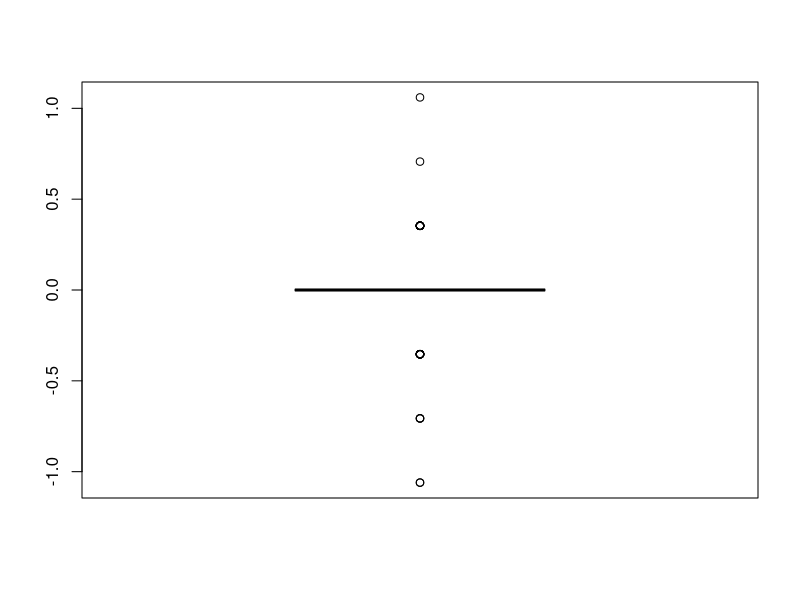
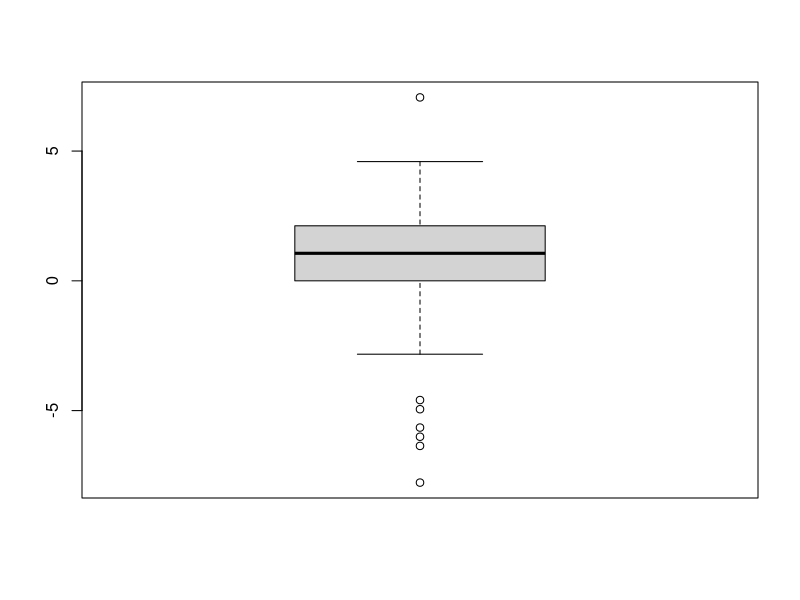
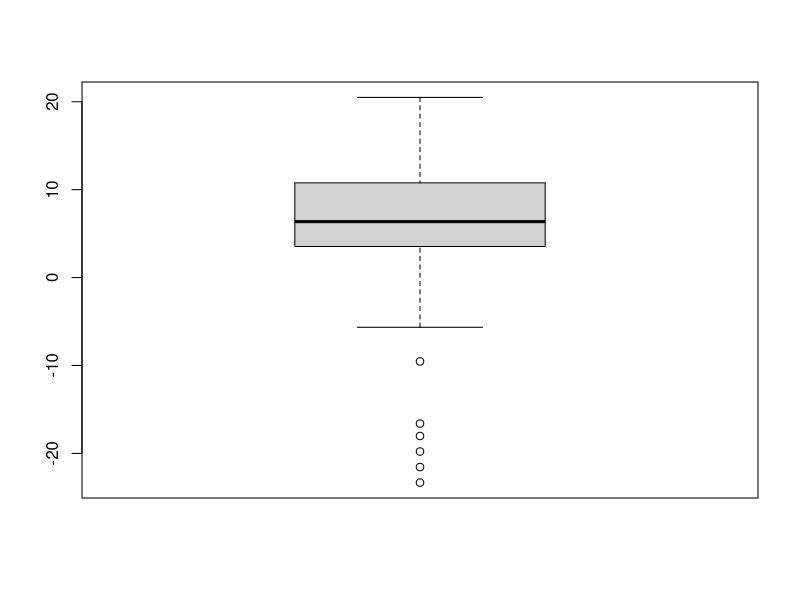
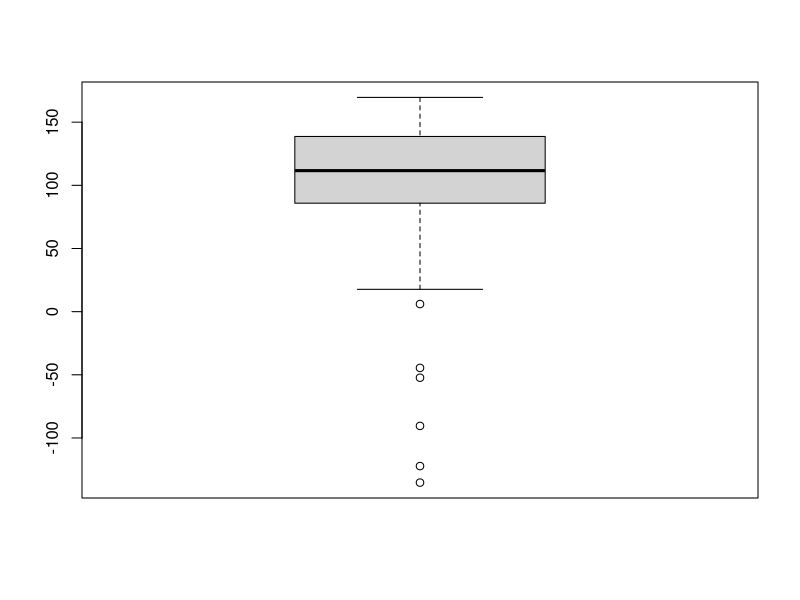
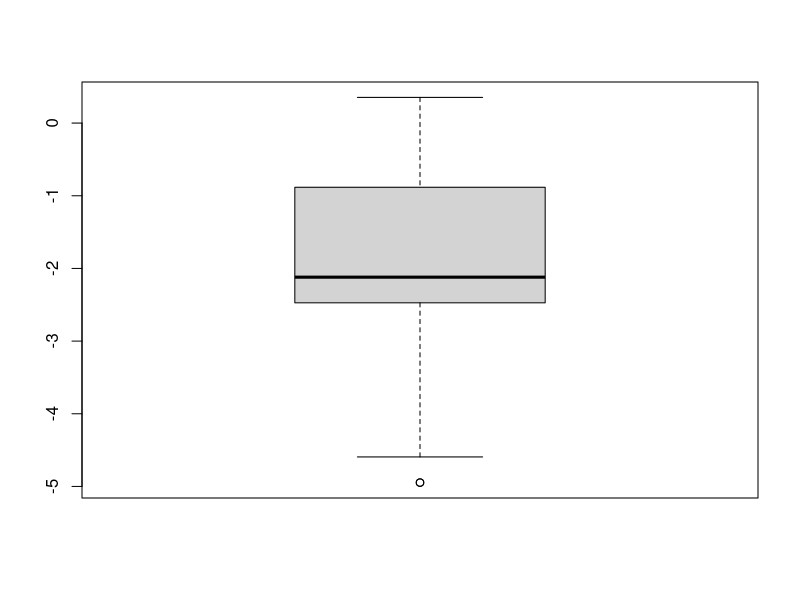
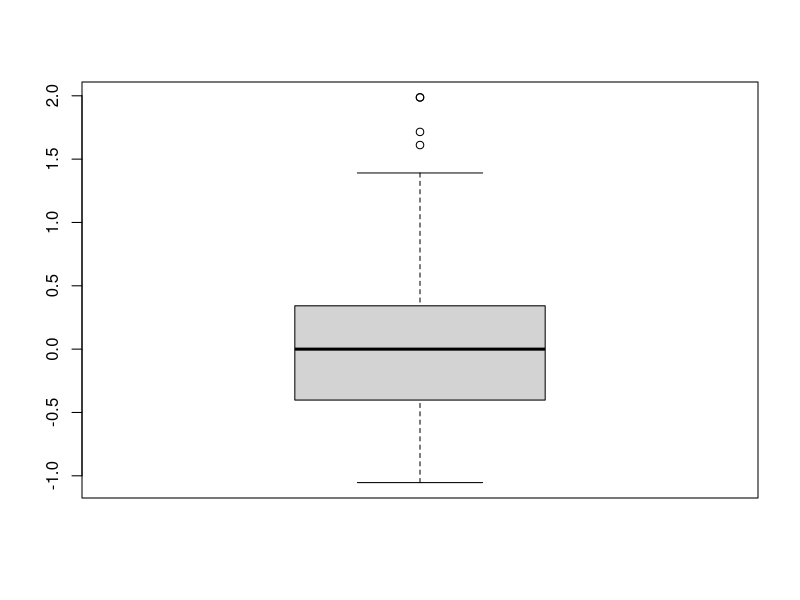
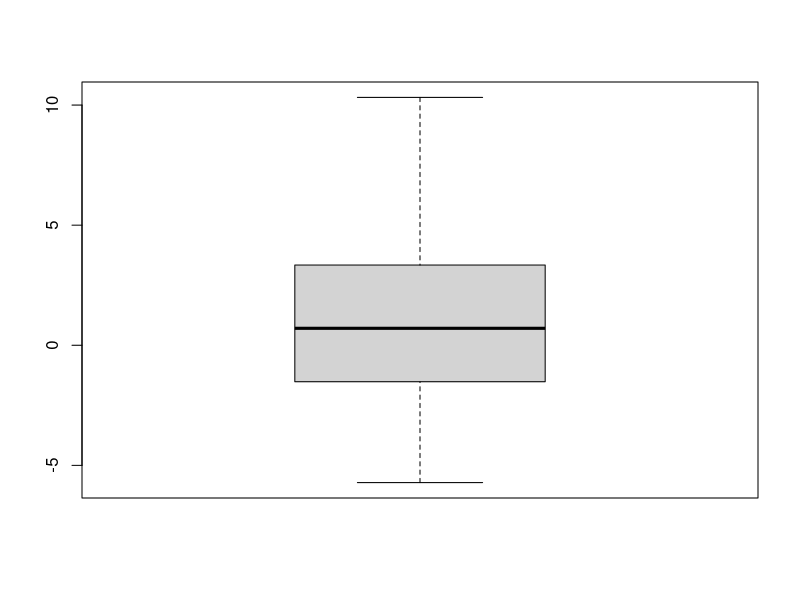
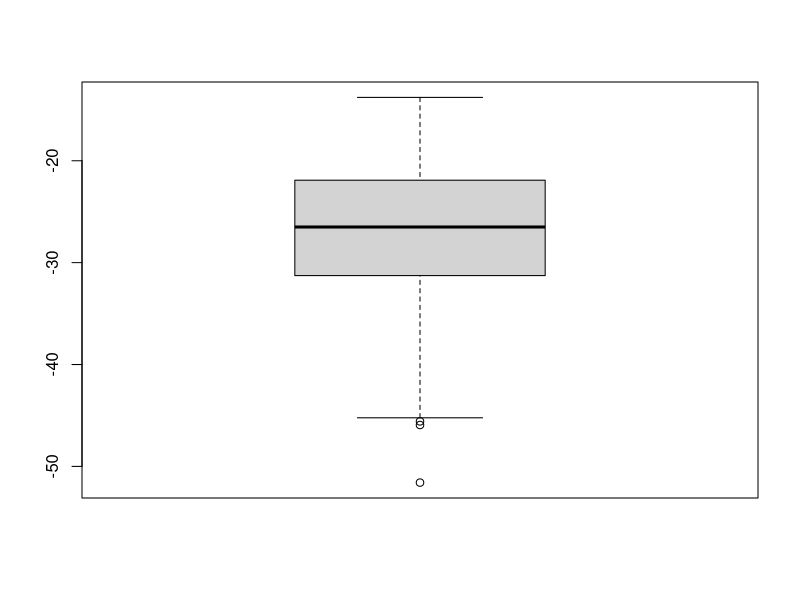

Recreate these plots in R, in order. (Note: this script raises an error after producing the figures.)
## ---- chunk 1
library(knitr)
opts_chunk$set(background='gray80', tidy=FALSE, cache=FALSE)
## ---- chunk 2
calibrate <- read.delim('calibrate/combined.txt', sep='\t', head=TRUE)
part <- read.delim('subjectCounts/particlesCombined.txt', head=TRUE, sep='\t')
names(part)
## ---- chunk 3
identical(calibrate$dataTimeSupply, calibrate$dataTimeInside)
dateTime <- calibrate$dataTimeSupply
ach <- calibrate$ACH
## ---- chunk 4
head(calibrate)
calibrate <- calibrate[, c(2:7, 9:14)]/2.83
calibrate$dateTime <- dateTime
calibrate$ach <- ach
## ---- chunk 5
ach0 <- calibrate[calibrate$ach == 0, ]
ach1 <- calibrate[calibrate$ach == 1, ]
ach3 <- calibrate[calibrate$ach == 3, ]
dim(ach0); dim(ach1); dim(ach3)
## ---- chunk 6
mean(ach0$Ch6DiffInside - ach0$Ch6DiffSupply)
boxplot(ach0$Ch6DiffInside - ach0$Ch6DiffSupply)
t.test(ach0$Ch6DiffInside - ach0$Ch6DiffSupply)
## ---- chunk 7
mean(ach0$Ch5DiffInside - ach0$Ch5DiffSupply)
boxplot(ach0$Ch5DiffInside - ach0$Ch5DiffSupply)
t.test(ach0$Ch5DiffInside - ach0$Ch5DiffSupply)
## ---- chunk 8
mean(ach0$Ch4DiffInside - ach0$Ch4DiffSupply)
boxplot(ach0$Ch4DiffInside - ach0$Ch4DiffSupply)
t.test(ach0$Ch4DiffInside - ach0$Ch4DiffSupply)
## ---- chunk 9
mean(ach0$Ch3DiffInside - ach0$Ch3DiffSupply)
boxplot(ach0$Ch3DiffInside - ach0$Ch3DiffSupply)
t.test(ach0$Ch3DiffInside - ach0$Ch3DiffSupply)
## ---- chunk 10
cor.test(ach1$Ch6DiffInside, ach1$Ch6DiffSupply)
cor.test(ach1$Ch6DiffInside[-1], ach1$Ch6DiffSupply[-91])
cor.test(ach1$Ch6DiffInside[-c(1:2)], ach1$Ch6DiffSupply[-c(90:91)])
cor.test(ach1$Ch6DiffInside[-c(1:3)], ach1$Ch6DiffSupply[-c(89:91)])  # best fit but weak.
cor.test(ach1$Ch6DiffInside[-c(1:4)], ach1$Ch6DiffSupply[-c(88:91)])
## ---- chunk 11
cor.test(ach1$Ch5DiffInside, ach1$Ch5DiffSupply)
cor.test(ach1$Ch5DiffInside[-1], ach1$Ch5DiffSupply[-91])
cor.test(ach1$Ch5DiffInside[-c(1:2)], ach1$Ch5DiffSupply[-c(90:91)])
cor.test(ach1$Ch5DiffInside[-c(1:3)], ach1$Ch5DiffSupply[-c(89:91)])  
cor.test(ach1$Ch5DiffInside[-c(1:4)], ach1$Ch5DiffSupply[-c(88:91)])  # best fit
cor.test(ach1$Ch5DiffInside[-c(1:5)], ach1$Ch5DiffSupply[-c(87:91)])
## ---- chunk 12
cor.test(ach1$Ch4DiffInside, ach1$Ch4DiffSupply)
cor.test(ach1$Ch4DiffInside[-1], ach1$Ch4DiffSupply[-91])
cor.test(ach1$Ch4DiffInside[-c(1:2)], ach1$Ch4DiffSupply[-c(90:91)])
cor.test(ach1$Ch4DiffInside[-c(1:3)], ach1$Ch4DiffSupply[-c(89:91)])  
cor.test(ach1$Ch4DiffInside[-c(1:4)], ach1$Ch4DiffSupply[-c(88:91)])  
cor.test(ach1$Ch4DiffInside[-c(1:5)], ach1$Ch4DiffSupply[-c(87:91)])  
## ---- chunk 13
cor.test(ach1$Ch3DiffInside, ach1$Ch3DiffSupply)
cor.test(ach1$Ch3DiffInside[-1], ach1$Ch3DiffSupply[-91])
cor.test(ach1$Ch3DiffInside[-c(1:2)], ach1$Ch3DiffSupply[-c(90:91)])
cor.test(ach1$Ch3DiffInside[-c(1:3)], ach1$Ch3DiffSupply[-c(89:91)])  
cor.test(ach1$Ch3DiffInside[-c(1:4)], ach1$Ch3DiffSupply[-c(88:91)])  
cor.test(ach1$Ch3DiffInside[-c(1:5)], ach1$Ch3DiffSupply[-c(87:91)])  
## ---- chunk 14
zeros <- which(ach1$Ch6DiffSupply == 0 | ach1$Ch6DiffInside == 0)
ch6ach1LRR <- mean(ach1$Ch6DiffSupply[-zeros] / ach1$Ch6DiffInside[-zeros])
boxplot(ach1$Ch6DiffInside - ach1$Ch6DiffSupply)
boxplot(ach1$Ch6DiffInside - ach1$Ch6DiffSupply/ch6ach1LRR)
t.test(ach1$Ch6DiffInside - ach1$Ch6DiffSupply)
t.test(ach1$Ch6DiffInside - ach1$Ch6DiffSupply/ch6ach1LRR)
## ---- chunk 15
# zeros <- which(ach1$Ch5DiffSupply == 0 | ach1$Ch5DiffInside == 0)
ch5ach1LRR <- mean(ach1$Ch5DiffSupply / ach1$Ch5DiffInside)
boxplot(ach1$Ch5DiffInside - ach1$Ch5DiffSupply/ch5ach1LRR)
boxplot(ach1$Ch5DiffInside - ach1$Ch5DiffSupply)
t.test(ach1$Ch5DiffInside - ach1$Ch5DiffSupply)
t.test(ach1$Ch5DiffInside - ach1$Ch5DiffSupply/ch5ach1LRR)
## ---- chunk 16
mean(ach1$Ch5DiffInside[-c(1:4)] - ach1$Ch5DiffSupply[-c(88:91)])
sd(ach1$Ch5DiffInside[-c(1:4)] - ach1$Ch5DiffSupply[-c(88:91)])
boxplot(ach1$Ch5DiffInside[-c(1:4)] - ach1$Ch5DiffSupply[-c(88:91)])
t.test(ach1$Ch5DiffInside[-c(1:4)] - ach1$Ch5DiffSupply[-c(88:91)])
## ---- chunk 17
ch4ach1LRR <- mean(ach1$Ch4DiffSupply / ach1$Ch4DiffInside)
boxplot(ach1$Ch4DiffInside - ach1$Ch4DiffSupply)
boxplot(ach1$Ch4DiffInside - ach1$Ch4DiffSupply/ch4ach1LRR)
t.test(ach1$Ch4DiffInside - ach1$Ch4DiffSupply)
t.test(ach1$Ch4DiffInside - ach1$Ch4DiffSupply/ch4ach1LRR)
## ---- chunk 18
mean(ach1$Ch4DiffInside[-c(1:5)] - ach1$Ch4DiffSupply[-c(87:91)])
sd(ach1$Ch4DiffInside[-c(1:5)] - ach1$Ch4DiffSupply[-c(87:91)])
boxplot(ach1$Ch4DiffInside - ach1$Ch4DiffSupply)
t.test(ach1$Ch4DiffInside - ach1$Ch4DiffSupply)
## ---- chunk 19
ch3ach1LRR <- mean(ach1$Ch3DiffSupply / ach1$Ch3DiffInside)
boxplot(ach1$Ch3DiffInside - ach1$Ch3DiffSupply)
boxplot(ach1$Ch3DiffInside - ach1$Ch3DiffSupply/ch3ach1LRR)
t.test(ach1$Ch3DiffInside - ach1$Ch3DiffSupply)
t.test(ach1$Ch3DiffInside - ach1$Ch3DiffSupply/ch3ach1LRR)
## ---- chunk 20
part[, c(4:15, 17:28)] <- part[, c(4:15, 17:28)]/2.8
part$subTreat <- factor(paste0(part$subject, part$treatment))
part$diff10 <- part$Ch6DiffInside - part$Ch6DiffSupply/ch6ach1LRR
part$diff510 <- part$Ch5DiffInside - part$Ch5DiffSupply/ch5ach1LRR
part$diff35 <- part$Ch4DiffInside - part$Ch4DiffSupply/ch4ach1LRR
part$diff13 <- part$Ch3DiffInside - part$Ch3DiffSupply/ch3ach1LRR
## ---- chunk 21
plot(jitter(c(0, part$Ch6DiffInside)) ~ jitter(c(part$Ch6DiffSupply, 0)))
segments(0,0,100,100)
cor.test(c(0, part$Ch6DiffInside), c(part$Ch6DiffSupply, 0))


test <- part[part$subTreat == 's8low', ]

cor.test(test$Ch6DiffInside, test$Ch6DiffSupply)
plot(jitter(test$Ch6DiffInside), jitter(test$Ch6DiffSupply))

cor.test(test$Ch6DiffInside[2:90], test$Ch6DiffSupply[1:89])
plot(jitter(test$Ch6DiffInside[2:90]), jitter(test$Ch6DiffSupply[1:89]))

cor.test(test$Ch6DiffInside[3:90], test$Ch6DiffSupply[1:88])
plot(jitter(test$Ch6DiffInside[3:90]), jitter(test$Ch6DiffSupply[1:88]))

cor.test(test$Ch6DiffInside[4:90], test$Ch6DiffSupply[1:87])
plot(jitter(test$Ch6DiffInside[4:90]), jitter(test$Ch6DiffSupply[1:87]))

cor.test(test$Ch6DiffInside[5:90], test$Ch6DiffSupply[1:86])
plot(jitter(test$Ch6DiffInside[5:90]), jitter(test$Ch6DiffSupply[1:86]))

##
plot(jitter(c(0, part$Ch5DiffInside)) ~ jitter(c(part$Ch5DiffSupply, 0)))
segments(0,0,100,100)
cor.test(c(0, part$Ch5DiffInside), c(part$Ch5DiffSupply, 0))

cor.test(test$Ch5DiffInside, test$Ch5DiffSupply)
plot(jitter(test$Ch5DiffInside), jitter(test$Ch5DiffSupply))

cor.test(test$Ch5DiffInside[2:90], test$Ch5DiffSupply[1:89])
plot(jitter(test$Ch5DiffInside[2:90]), jitter(test$Ch5DiffSupply[1:89]))

cor.test(test$Ch5DiffInside[3:90], test$Ch5DiffSupply[1:88])
plot(jitter(test$Ch5DiffInside[3:90]), jitter(test$Ch5DiffSupply[1:88]))

cor.test(test$Ch5DiffInside[4:90], test$Ch5DiffSupply[1:87])
plot(jitter(test$Ch5DiffInside[4:90]), jitter(test$Ch5DiffSupply[1:87]))

cor.test(test$Ch5DiffInside[5:90], test$Ch5DiffSupply[1:86])
plot(jitter(test$Ch5DiffInside[5:90]), jitter(test$Ch5DiffSupply[1:86]))

## ---- chunk 22
part <- part[, c('subTreat', 'diff10', 'diff510', 'diff35', 'diff13')]
## ---- chunk 23
dim(part)
## ---- chunk 24
cols <- rep('tomato', 10)
cols[c(1, 5, 6, 8)] <- 'cornflowerblue'
#males <- c(1, 5, 6, 8)
#females <- c(2, 3, 4, 7)
## ---- chunk 25
for (i in 1:nlevels(part$subTreat)) {
	lev <- levels(part$subTreat)[i]
	assign(lev, part[part$subTreat == lev, ])
	}
	
list.Low <- ls(pattern = 'low')
list.High <- ls(pattern = 'high')

## ---- chunk 26
for (i in 1:length(list.Low)) {
	print(dim(get(list.Low[i])))
	}
for (i in 1:length(list.High)) {
	print(dim(get(list.High[i])))
	}
## ---- chunk 27
plot(s1low$diff10, type='l')
plot(s1high$diff10, type='l')
## ---- chunk 28
## Low
Agg18 <- rep(letters[1:18], each = 5)
for (i in 1:length(list.Low)) {
	name <- paste("agg.", list.Low[i], sep = "")
	assign(name, aggregate(get(list.Low[i])[, -1], by = list(Agg18), FUN = "sum"))
}

Agg.df <- data.frame(matrix(0, 0, 5))
Aggs <- ls(pattern = "agg.")
for (i in 1:length(Aggs)) {
	Agg.tmp <- get(Aggs[i])
	# print(get(Aggs[i]))
	Agg.df <- data.frame(rbind(Agg.df, 
		data.frame(rep(letters[i], nrow(Agg.tmp)), 
			Agg.tmp[, 2:5])))

}
names(Agg.df)[1] <- 'group'
# Agg.df

rm(list=ls(pattern='agg.'))
## ---- chunk 29


## High
Agg18 <- rep(letters[1:18], each = 5)
for (i in 1:length(list.High)) {
	name <- paste("agg.", list.High[i], sep = "")
	assign(name, aggregate(get(list.High[i])[, -1], by = list(Agg18), FUN = "sum"))
}

Agg.df.High <- data.frame(matrix(0, 0, 5))
Aggs <- ls(pattern = "agg.")
for (i in 1:length(Aggs)) {
	Agg.tmp <- get(Aggs[i])
	# print(get(Aggs[i]))
	Agg.df.High <- data.frame(rbind(Agg.df.High, 
		data.frame(rep(letters[i], nrow(Agg.tmp)), 
			Agg.tmp[, 2:5])))

}
names(Agg.df.High)[1] <- 'group'
# Agg.df.High
## ---- chunk 30
boxplot(Agg.df$diff10 ~ Agg.df$group, cex=.6, col=cols, pch=16, 
	las=1, xaxt='n', 
	ylab='')
mtext(expression(paste('Particles (>10', mu, 'm) L' ^{-1},  ' min' ^{-1})), 
	side=2, line=2)
abline(h=0, col='gray', lty=3, lwd=2)
mtext('People', side=1)
mtext(c('Men', 'Women'), side=1, at=c(3.5, 5.5), line=1.5, font=2, cex=1.4,
	col=c('cornflowerblue', 'tomato'))
## ---- chunk 31
boxplot(Agg.df.High$diff10 ~ Agg.df.High$group, cex=.6, col=cols, pch=16, 
	las=1, xaxt='n', 
	ylab='')
mtext(expression(paste('Particles (>10', mu, 'm) L' ^{-1},  ' min' ^{-1})), 
	side=2, line=2)
abline(h=0, col='gray', lty=3, lwd=2)
mtext('People', side=1)
mtext(c('Men', 'Women'), side=1, at=c(3.5, 5.5), line=1.5, font=2, cex=1.4,
	col=c('cornflowerblue', 'tomato'))

## ---- chunk 32


boxplot(Agg.df$diff510 ~ Agg.df$group, cex=.6, col=cols, pch=16, 
	las=1, xaxt='n', 
	ylab='')
mtext(expression(paste('Particles (>10', mu, 'm) L' ^{-1},  ' min' ^{-1})), 
	side=2, line=2)
abline(h=0, col='gray', lty=3, lwd=2)
mtext('People', side=1)
mtext(c('Men', 'Women'), side=1, at=c(3.5, 5.5), line=1.5, font=2, cex=1.4,
	col=c('cornflowerblue', 'tomato'))
## ---- chunk 33
boxplot(Agg.df.High$diff510 ~ Agg.df.High$group, cex=.6, col=cols, pch=16, 
	las=1, xaxt='n', 
	ylab='')
mtext(expression(paste('Particles (>10', mu, 'm) L' ^{-1},  ' min' ^{-1})), 
	side=2, line=2)
abline(h=0, col='gray', lty=3, lwd=2)
mtext('People', side=1)
mtext(c('Men', 'Women'), side=1, at=c(3.5, 5.5), line=1.5, font=2, cex=1.4,
	col=c('cornflowerblue', 'tomato'))

## ---- chunk 34
save(Agg.df, file='particleCounts.RData')
